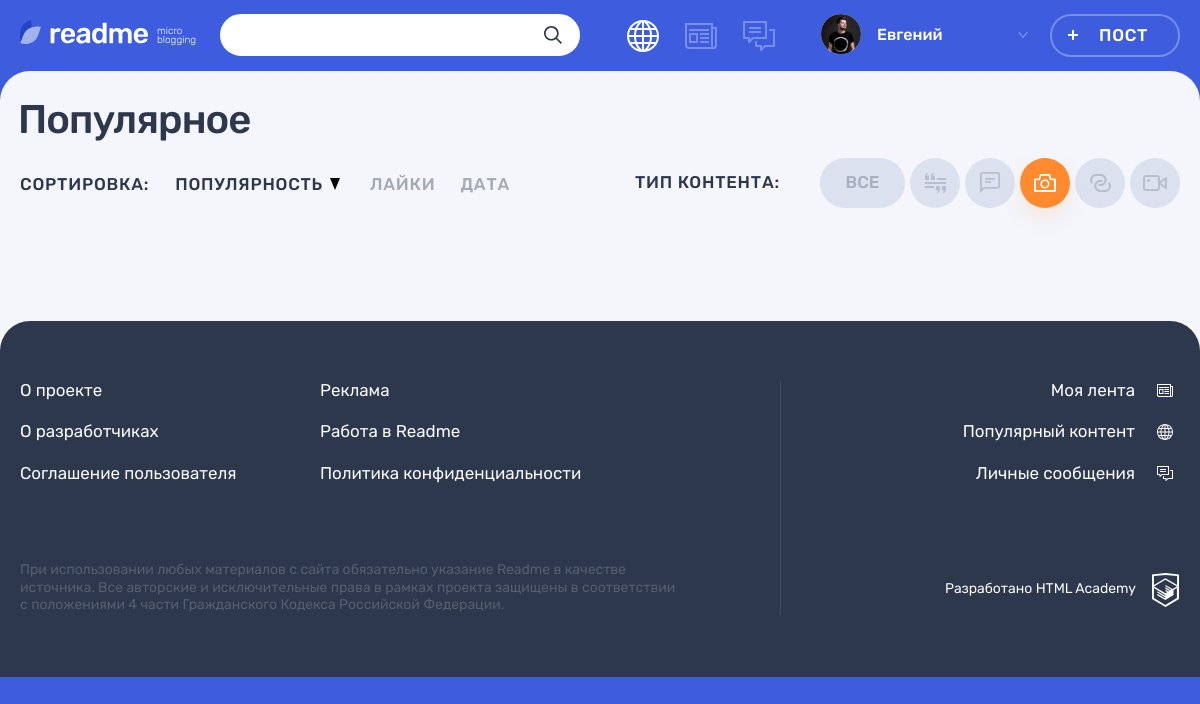
/?type_post=photo, run on the app's committed database.
### tables this page shows
CREATE TABLE `type_content` (
    `id` INT NOT NULL AUTO_INCREMENT PRIMARY KEY,
    `type` VARCHAR(128) NOT NULL UNIQUE,                      
    `class_name` VARCHAR(128) NOT NULL UNIQUE                 
);

### helpers.php (called while the page is built, shortened)
<?php
function include_template($name, array $data = [])
{
    $name = 'templates/' . $name;
    extract($data);
    require $name;
    $result = ob_get_clean();
    return $result;
}

### functions.php (called while the page is built, shortened)
<?php
function get_all_type_content(mysqli $link): array {
    $sql = "SELECT
        `tc`.`type`,
        `tc`.`class_name`
    FROM
        `type_content` `tc`;";
    $result = mysqli_query($link, $sql);
    return mysqli_fetch_all($result, MYSQLI_ASSOC);
}
function get_class_active(string $type_post = null, string $tag = null): string {
    if (isset($_GET['type_post'])) {
        if ($_GET['type_post'] === $type_post) {
            return "filters__button--active";
        }
    } elseif (is_null($type_post)) {
        return "filters__button--active";
    }
    return "";
}

### templates/main.php (the view, shortened to what this page needs)
<div class="container">
    <h1 class="page__title page__title--popular">Популярное</h1>
</div>
<div class="popular container">
    <div class="popular__filters-wrapper">
        <div class="popular__sorting sorting">
            <b class="popular__sorting-caption sorting__caption">Сортировка:</b>
            <ul class="popular__sorting-list sorting__list">
                <li class="sorting__item sorting__item--popular">
                    <a class="sorting__link sorting__link--active" href="#">
                        <span>Популярность</span>
                        <svg class="sorting__icon" width="10" height="12">
                            <use xlink:href="#icon-sort"></use>
                        </svg>
                    </a>
                </li>
                <li class="sorting__item">
                    <a class="sorting__link" href="#">
                        <span>Лайки</span>
                    </a>
                </li>
                <li class="sorting__item">
                    <a class="sorting__link" href="#">
                        <span>Дата</span>
                    </a>
                </li>
            </ul>
        </div>
        <div class="popular__filters filters">
            <b class="popular__filters-caption filters__caption">Тип контента:</b>
            <ul class="popular__filters-list filters__list">
                <li class="popular__filters-item popular__filters-item--all filters__item filters__item--all">
                    <a class="filters__button filters__button--ellipse filters__button--all <?=get_class_active();?>" href="index.php">
                        <span>Все</span>
                    </a>
                </li>
                <?php foreach($content_type_array as $type_content):?>
                <li class="popular__filters-item filters__item">
                    <a class="filters__button filters__button--<?=$type_content['class_name'];?> button <?=get_class_active($type_content['class_name']);?>" href="?type_post=<?=$type_content['class_name'];?>">
                    <?php if($type_content['class_name'] === 'photo'):?>
                        <svg class="filters__icon" width="22" height="18">
                    <?php elseif($type_content['class_name'] === 'quote'):?>
                        <span class="visually-hidden">Цитата</span>
                        <svg class="filters__icon" width="21" height="20">
                    <?php elseif($type_content['class_name'] === 'link'):?>
                        <span class="visually-hidden">Ссылка</span>
                        <svg class="filters__icon" width="21" height="18">
                    <?php elseif($type_content['class_name'] === 'video'):?>
                        <span class="visually-hidden">Видео</span>
                        <svg class="filters__icon" width="24" height="16">
                    <?php elseif($type_content['class_name'] === 'text'):?>
                        <span class="visually-hidden">Текст</span>
                        <svg class="filters__icon" width="20" height="21">
                    <?php endif;?>
                        <use xlink:href="#icon-filter-<?=$type_content['class_name'];?>"></use>
                        </svg>
                    </a>
                </li>
                <?php endforeach;?>
            </ul>
        </div>
    </div>
</div>

### data on the page
type_content: class_name "quote" (drawn)
type_content: class_name "text" (drawn)
type_content: class_name "photo" (drawn)
type_content: class_name "link" (drawn)
type_content: class_name "video" (drawn)

### other printed values
$user_name "Евгений"
